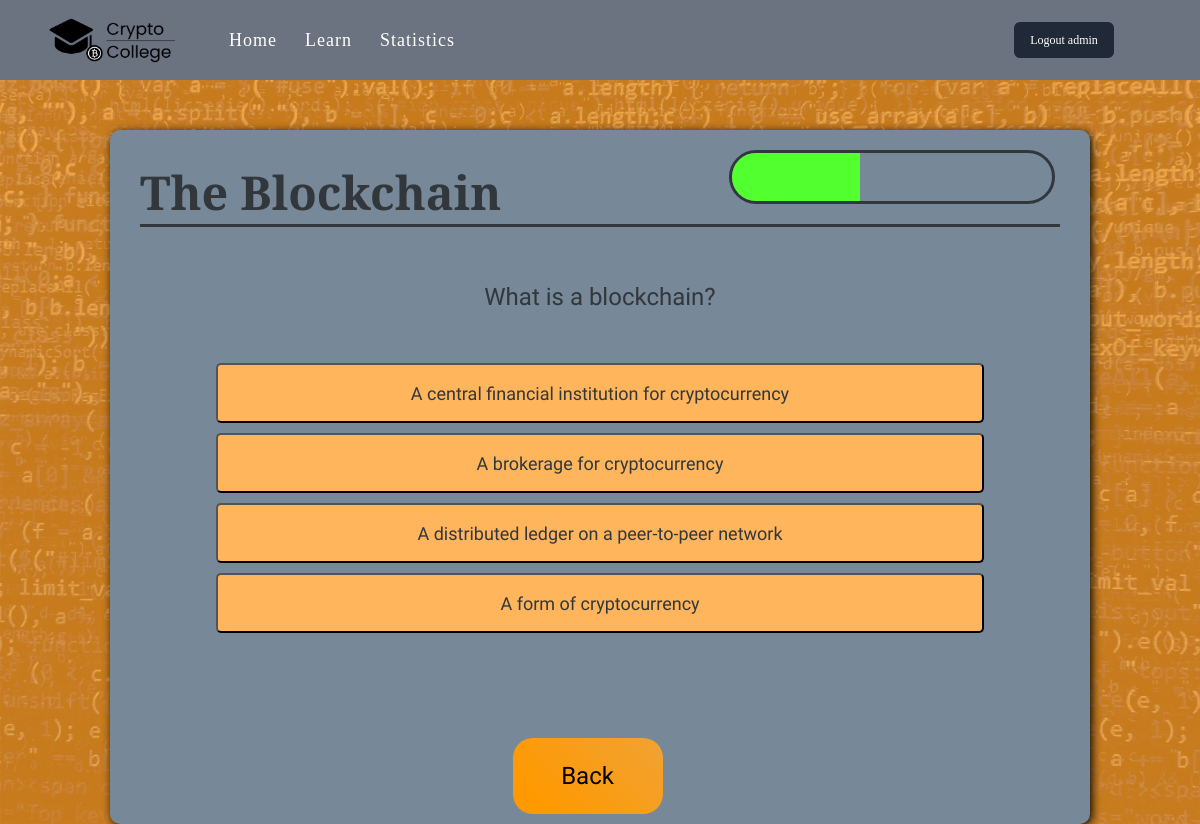
Page /assessment/1 (signed in) on the committed database.
### app/models.py (models this page shows, shortened)
class User(UserMixin, db.Model):
    id = db.Column(db.Integer, primary_key=True)
    username = db.Column(db.String(64), unique=True)
    email = db.Column(db.String(128), unique=True)
    password_hash = db.Column(db.String(128))
    userresults = db.relationship('UserResult', backref='user', lazy=True)

class Quiz(db.Model):
    id = db.Column(db.Integer, primary_key=True)
    quizname = db.Column(db.String(128))
    questions = db.relationship('Question', backref='quiz', lazy=True)
    'Return all questions that belong to the topic of this quiz'
    'Return a specific question from a quiz'

class Question(db.Model):
    id = db.Column(db.Integer, primary_key=True)
    questiontext = db.Column(db.String(256))
    quizId = db.Column(db.Integer, db.ForeignKey('quiz.id'), nullable=False)
    answers = db.relationship('Answer', backref='question', lazy=True)
    'Get all options for question'
    'Get a specific answer for a question'
    'Get correct answer'
    'Get question'
    def get_randomized_answers(self):
        answers = Answer.query.filter_by(questionId = self.id).all()
        random.shuffle(answers)
        return answers

class Answer(db.Model):
    id = db.Column(db.Integer, primary_key=True)
    answertext = db.Column(db.String(256))
    questionId = db.Column(db.Integer, db.ForeignKey('question.id'), nullable=False)
    correctAnswer = db.Column(db.Boolean)

### app/routes.py (the view, shortened to what this page needs)
@app.route('/assessment/<int:quizId>', methods=['GET', 'POST'])
@login_required
def assessment(quizId):
    if request.method == 'GET':
        quiz = Quiz.query.filter_by(id=quizId).first()
        if quiz == None: return 'Not Found'
        return render_template('Assesment.html', title='Assessment', quiz=quiz)

### app/models.py (called while the page is built)
@login.user_loader
def load_user(id):
    return User.query.get(int(id))

### app/templates/Assesment.html (shortened to what this page needs)
{%extends "layout.html"%}
{%block content%}
<div class="test_container">
  <div id="progressBarA">
    <div id="progressBarFullA"></div>
  </div>
  <div id="quiz-{{quiz.id}}" class="quiz">
    <h1>{{quiz.quizname}}</h1><br>
    {% for question in quiz.questions %}
    <div id="question-{{question.id}}" class="question question-hidden">
      <p>{{question.questiontext}}</p><br>
      <div class="choices">
        {% for answer in question.get_randomized_answers() %}
        <button id="answer-{{answer.id}}" onclick="selectAnswer(event)">{{answer.answertext}}</button>
        {% endfor %}
      </div>
    </div>
    {% endfor %}
    <div id="assessment-controls" class="flex justify-around">
      <button id="back-button" onclick="previousQuestion()" class="assessment-button">Back</button>
    </div>
  </div>
</div>
{%endblock%}

### app/templates/layout.html (shortened to what this page needs)
<!DOCTYPE html>
<html lang="en">
<head>
    <link rel="stylesheet" href="../static/CSS/Content.css">
    <link rel="stylesheet" href="../static/CSS/Style.css" />
    <link rel="stylesheet" href="../static/CSS/Assessment.css" />
    <link rel="stylesheet" href="../static/CSS/Lesson.css" />
    <link rel="stylesheet" href="../static/CSS/Layout.css" />
    <link rel="stylesheet" href="../static/CSS/Statistics.css" />
    <link rel="stylesheet" href="../static/CSS/Login+Registration.css" />
</head>
<body>
    <section>
        <header>
            <div id="topbar">
                <div id="brand">
                    <img src="../static/Pictures/logo.png" alt="logo">
                </div>
                <nav id="topbar-nav">
                    <a href="/" class="navbar-item">Home</a>
                    <a href="/lesson" class="navbar-item">Learn</a>
                    <a href="/statistics" class="navbar-item">Statistics</a>
                </nav>
                <div id="login-container">
                    <div class="flex">
                        {% if current_user.is_authenticated == False %}
                        <a class="login-button background-indigo" href="{{ url_for('login') }}">
                            <div id="login-button">Login</div>
                        </a>
                        <a class="login-button background-darkgray" id="register-button-area"
                            href="{{ url_for('register') }}">
                            <div id="register-button">Register</div>
                        </a>
                        {% else %}
                        <a class="login-button background-darkgray" href="{{ url_for('logout') }}">
                            <div>Logout {{current_user.username}}</div>
                        </a>
                        {% endif %}
                    </div>
                </div>
            </div>
        </header>
    </section>
    <section id="main">
        {% block content %}{% endblock %}
    </section>
</body>
</html>

### app/static/CSS/Style.css (style rules this page uses)
html, body { height: 100%; background-color: #f7931a; margin: 0; padding: 0; background-image: linear-gradient(rgba(247, 147, 26, 0.8), rgba(247, 147, 26, 0.8)), url('../Pictures/codeblauw.jpg'); background-size: cover; background-repeat: repeat-y; }
.flex { display: flex; }
.background-darkgray { --tw-bg-opacity: 1; background-color: rgba(31, 41, 55, var(--tw-bg-opacity)); }
.justify-around { justify-content: space-around; }

### app/static/CSS/Assessment.css (style rules this page uses)
.test_container { background-color: lightslategray; margin: auto; width: 80%; margin-top: 50px; margin-bottom: 50px; padding: 10px; box-shadow: 2px 2px 10px black; border-radius: 10px; animation: fadeInAnimation ease 1s; animation-iteration-count: 1; animation-fill-mode: forwards; }
.test_container h1 { font-size: 35pt; border-bottom-style: solid; margin: 20px; font-family: 'Crimson Text', serif; color: #32373c; }
.test_container p, #quiz-over > h3 { font-size: 18pt; margin: 20px 30px 30px 30px; text-align: center; line-height: 25px; font-family: 'Work Sans', sans-serif; color: #32373c; }
.choices { margin-left: auto; margin-right: auto; text-align: center; }
.choices button { background-color: #ffb55c; border-radius: 5px; margin: 5px; width: 80%; height: 60px; font-family: 'Work Sans', sans-serif; color: #32373c; font-size: 18px; text-align: center; padding: 10px 30px 10px 30px; }
#progressBarA { width: 20rem; height: 3rem; border: 0.2rem solid #32373c; float: right; margin-right: 25px; margin-top: 10px; border-radius: 50px; overflow: hidden; }
#progressBarFullA { height: 100%; width: 40%; background-color: rgb(82, 255, 47); }
.assessment-button { float: right; margin-right: 25px; margin-top: 100px; cursor: pointer; width: 150px; -webkit-appearance: none; border: 0; outline: 0; background: linear-gradient(45deg, rgb(255, 153, 0) 10%, rgb(231, 168, 84) 90%); background-size: 200% 100%; padding: 1.5rem 2rem; color: black; border-radius: 20px; font-size: 18pt; font-family: 'Work Sans', sans-serif; transition: .3s; }
#assessment-controls { width: 100%; font-family: 'Crimson Text', serif; color: #32373c; font-size: 35pt; }

### app/static/CSS/Layout.css (style rules this page uses)
header { --tw-bg-opacity: 1; background-color: rgba(107, 114, 128, var(--tw-bg-opacity)); }
#topbar { padding: 5px; display: flex; flex-direction: column; }
@media (min-width: 640px) { #topbar { padding: 15px 40px; flex-direction: row; } }
#topbar-nav { display: flex; flex-direction: column; text-align: center; padding-top: 20px; color: white; }
@media (min-width: 640px) { #topbar-nav { flex-direction: row; padding: 0 25px; } }
.navbar-item { padding: 6px 14px; text-decoration: none; color: white; display: flex; align-items: center; justify-content: center; font-size: 18px; letter-spacing: 1px; font-family: ui-serif, Georgia, "Times New Roman", Times, serif; }
#brand { display: flex; justify-content: center; }
#brand>img { width: 150px; height: 50px; }
.login-button { text-decoration: none; display: inline-flex; padding: 10px 10px; margin: 0 6px; font-size: 12px; color: white; font-weight: 400; border-width: 1px; border-color: transparent; line-height: 1rem; border-radius: 0.375rem; justify-content: center; width: 80px; }
#login-container { display: flex; align-items: center; margin-left: auto; margin-right: 40px; }

### rows in the picture
User: username "admin"
Quiz: quizname "The Blockchain"
Question: questiontext "What is a blockchain?"
Answer: answertext "A central financial institution for cryptocurrency"
Answer: answertext "A brokerage for cryptocurrency"
Answer: answertext "A distributed ledger on a peer-to-peer network"
Answer: answertext "A form of cryptocurrency"
